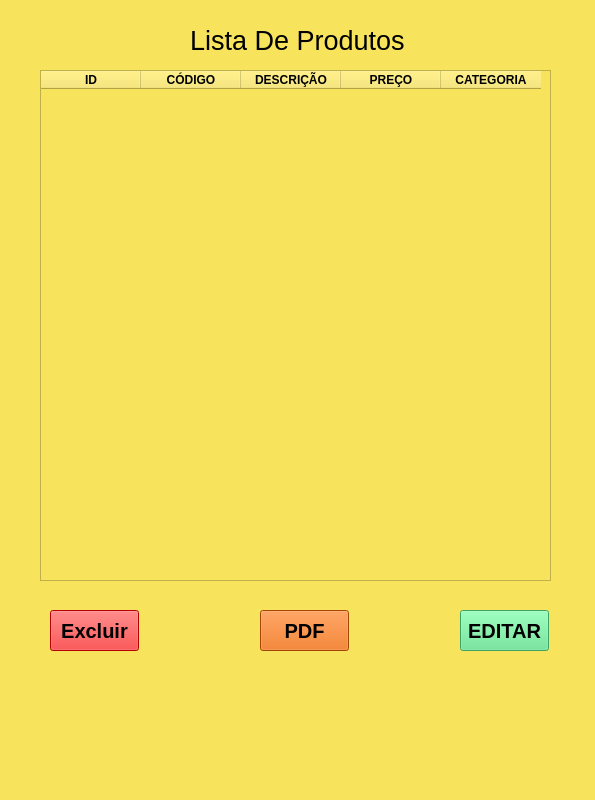
<?xml version="1.0" encoding="UTF-8"?>
<ui version="4.0">
 <class>MainWindow</class>
 <widget class="QMainWindow" name="MainWindow">
  <property name="geometry">
   <rect>
    <x>0</x>
    <y>0</y>
    <width>595</width>
    <height>800</height>
   </rect>
  </property>
  <property name="sizePolicy">
   <sizepolicy hsizetype="Preferred" vsizetype="Preferred">
    <horstretch>0</horstretch>
    <verstretch>0</verstretch>
   </sizepolicy>
  </property>
  <property name="minimumSize">
   <size>
    <width>595</width>
    <height>800</height>
   </size>
  </property>
  <property name="maximumSize">
   <size>
    <width>595</width>
    <height>800</height>
   </size>
  </property>
  <property name="windowTitle">
   <string>Produtos Cadastrados</string>
  </property>
  <property name="styleSheet">
   <string notr="true">background-color: rgb(248, 228, 92);</string>
  </property>
  <widget class="QWidget" name="centralwidget">
   <widget class="QLabel" name="label">
    <property name="geometry">
     <rect>
      <x>190</x>
      <y>10</y>
      <width>231</width>
      <height>61</height>
     </rect>
    </property>
    <property name="font">
     <font>
      <pointsize>20</pointsize>
     </font>
    </property>
    <property name="text">
     <string>Lista De Produtos</string>
    </property>
   </widget>
   <widget class="QTableWidget" name="tabela_produtos">
    <property name="geometry">
     <rect>
      <x>40</x>
      <y>70</y>
      <width>511</width>
      <height>511</height>
     </rect>
    </property>
    <property name="font">
     <font>
      <weight>75</weight>
      <bold>true</bold>
     </font>
    </property>
    <property name="styleSheet">
     <string notr="true">color: rgb(224, 27, 36);
color: rgb(0, 0, 0);</string>
    </property>
    <property name="gridStyle">
     <enum>Qt::NoPen</enum>
    </property>
    <column>
     <property name="text">
      <string>ID</string>
     </property>
     <property name="font">
      <font>
       <weight>75</weight>
       <bold>true</bold>
      </font>
     </property>
    </column>
    <column>
     <property name="text">
      <string>CÓDIGO</string>
     </property>
     <property name="font">
      <font>
       <weight>75</weight>
       <bold>true</bold>
      </font>
     </property>
    </column>
    <column>
     <property name="text">
      <string>DESCRIÇÃO</string>
     </property>
     <property name="font">
      <font>
       <weight>75</weight>
       <bold>true</bold>
      </font>
     </property>
    </column>
    <column>
     <property name="text">
      <string>PREÇO</string>
     </property>
     <property name="font">
      <font>
       <weight>75</weight>
       <bold>true</bold>
      </font>
     </property>
    </column>
    <column>
     <property name="text">
      <string>CATEGORIA</string>
     </property>
     <property name="font">
      <font>
       <weight>75</weight>
       <bold>true</bold>
      </font>
     </property>
    </column>
   </widget>
   <widget class="QPushButton" name="gerar_pdf">
    <property name="geometry">
     <rect>
      <x>260</x>
      <y>610</y>
      <width>89</width>
      <height>41</height>
     </rect>
    </property>
    <property name="font">
     <font>
      <pointsize>15</pointsize>
      <weight>75</weight>
      <bold>true</bold>
     </font>
    </property>
    <property name="styleSheet">
     <string notr="true">background-color: rgb(230, 97, 0);</string>
    </property>
    <property name="text">
     <string>PDF</string>
    </property>
   </widget>
   <widget class="QPushButton" name="excluir">
    <property name="geometry">
     <rect>
      <x>50</x>
      <y>610</y>
      <width>89</width>
      <height>41</height>
     </rect>
    </property>
    <property name="font">
     <font>
      <pointsize>15</pointsize>
      <weight>75</weight>
      <bold>true</bold>
     </font>
    </property>
    <property name="styleSheet">
     <string notr="true">background-color: rgb(255, 0, 0);</string>
    </property>
    <property name="text">
     <string>Excluir</string>
    </property>
   </widget>
   <widget class="QPushButton" name="editar">
    <property name="geometry">
     <rect>
      <x>460</x>
      <y>610</y>
      <width>89</width>
      <height>41</height>
     </rect>
    </property>
    <property name="font">
     <font>
      <pointsize>15</pointsize>
      <weight>75</weight>
      <bold>true</bold>
     </font>
    </property>
    <property name="styleSheet">
     <string notr="true">background-color: rgb(87, 227, 137);</string>
    </property>
    <property name="text">
     <string>EDITAR</string>
    </property>
   </widget>
  </widget>
  <widget class="QMenuBar" name="menubar">
   <property name="geometry">
    <rect>
     <x>0</x>
     <y>0</y>
     <width>595</width>
     <height>22</height>
    </rect>
   </property>
  </widget>
  <widget class="QStatusBar" name="statusbar"/>
 </widget>
 <resources/>
 <connections/>
</ui>
